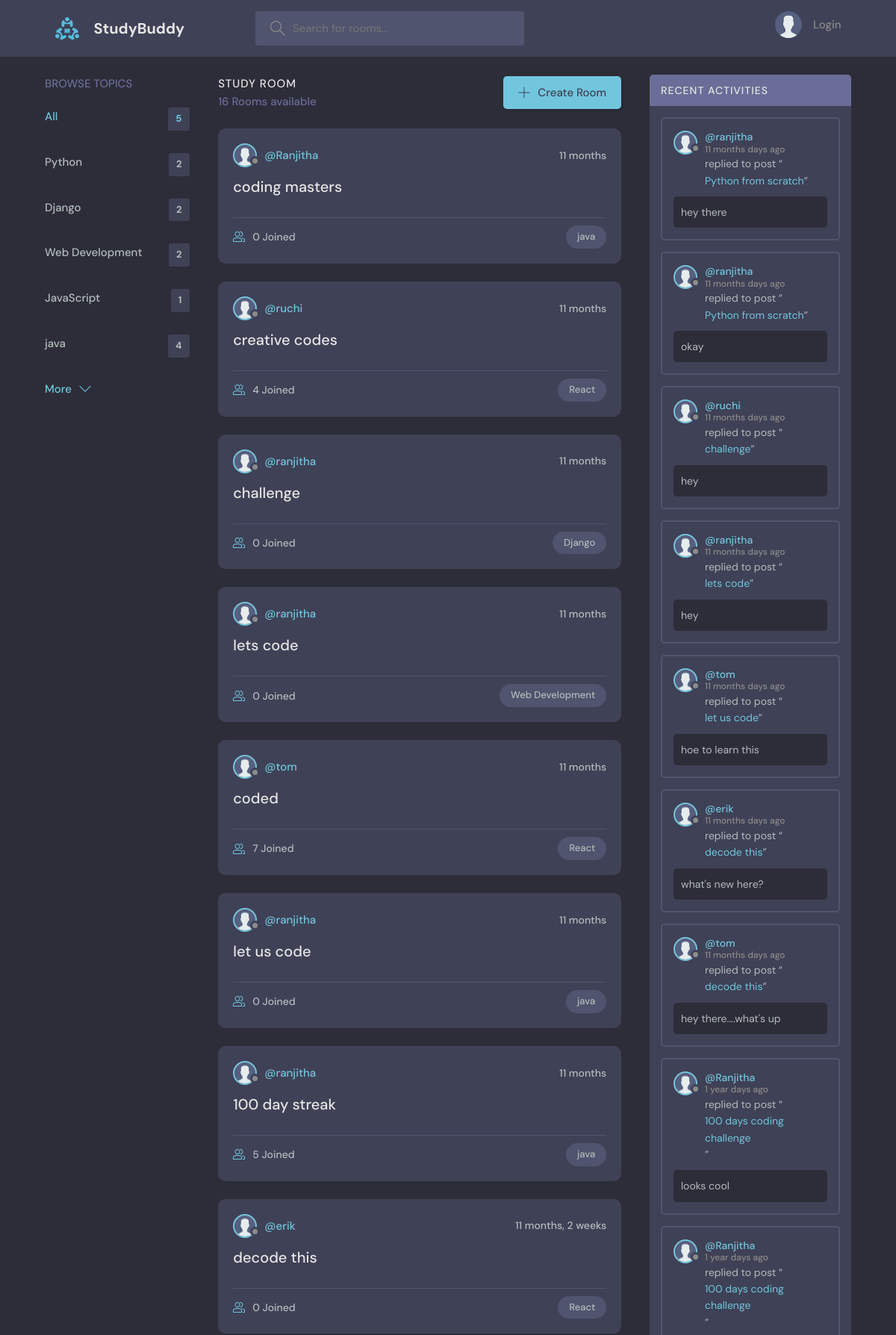
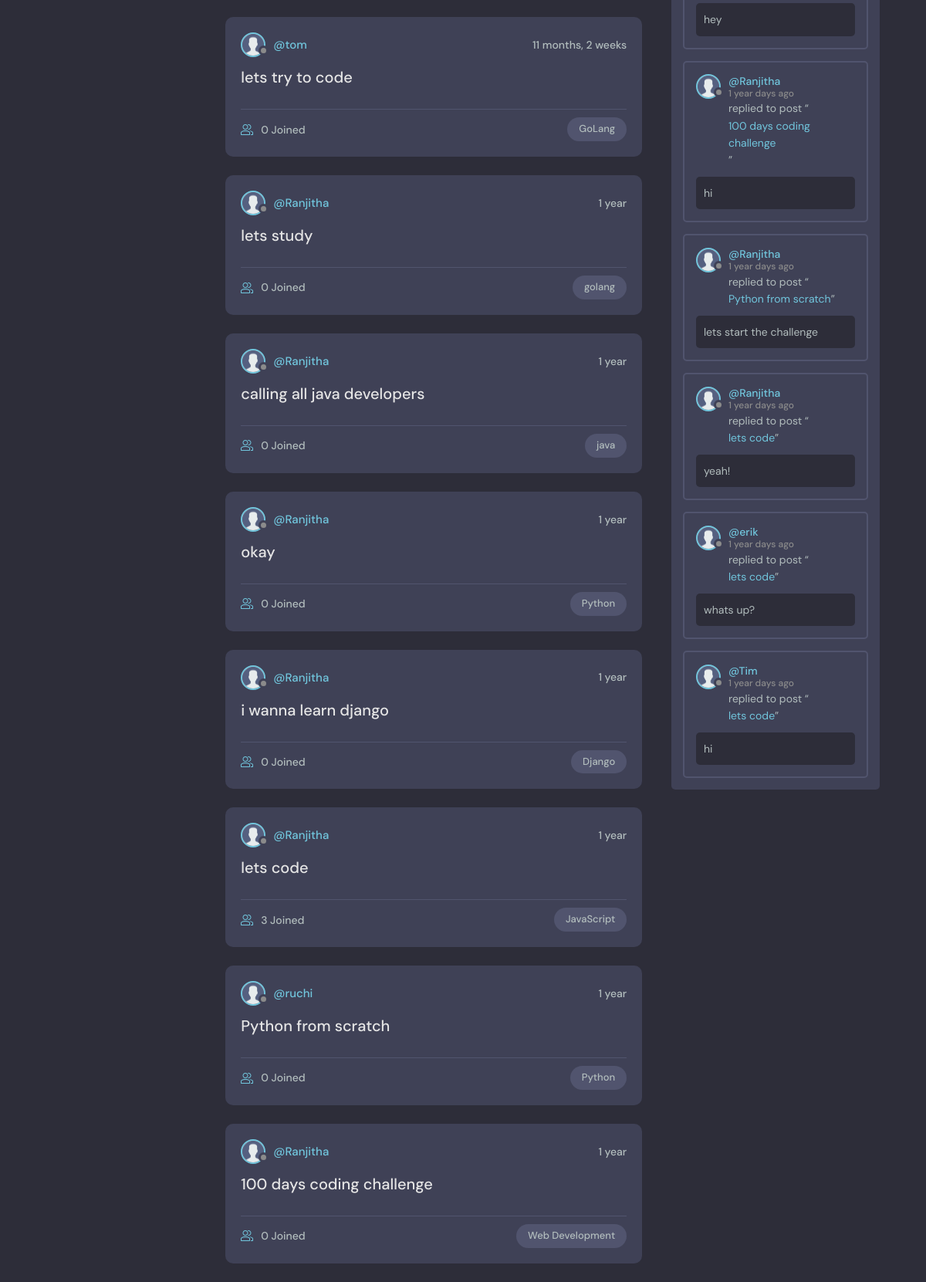
The page / on the database its author committed (2 pictures, top to bottom).
### base/models.py (models this page shows, shortened)
class Topic(models.Model):
    name=models.CharField(max_length=200)

class Room(models.Model):
    host=models.ForeignKey(User,on_delete=models.SET_NULL, null = True)
    topic=models.ForeignKey(Topic,on_delete=models.SET_NULL, null = True)
    name=models.CharField(max_length=200)
    description=models.TextField(null=True,blank = True)
    participants=models.ManyToManyField(User,related_name='participants',blank = True)
    updated=models.DateTimeField(auto_now = True)
    created=models.DateTimeField(auto_now_add = True)
    class Meta:
        ordering=['-updated', '-created']
    def __str__(self):
        return self.name

class Message(models.Model):
    user=models.ForeignKey(User,on_delete = models.CASCADE)
    room=models.ForeignKey(Room,on_delete = models.CASCADE)
    body=models.TextField()
    updated=models.DateTimeField(auto_now = True)
    created=models.DateTimeField(auto_now_add = True)
    class Meta:
        ordering=['-updated', '-created']

### base/views.py (the view)
# urls.py: path('', views.home,name="home"),
def home(request):
    q = request.GET.get('q') if request.GET.get('q') != None else ''
    rooms = Room.objects.filter(
        Q(topic__name__icontains=q)|
        Q(name__icontains=q)|
        Q(description__icontains=q))
    topics = Topic.objects.all()[0:5]
    room_messages = Message.objects.filter(Q(room__topic__name__icontains=q))
    room_count=rooms.count()
    context={'rooms':rooms,'topics':topics,'room_count':room_count,'room_messages':room_messages}
    return render(request,'base/home.html',context)

### base/templates/base/home.html (shortened to what this page needs)
{%extends 'main.html'%} {% block content %}
<main class="layout layout--3">
  <div class="container">
    {% include 'base/topics_component.html' %}
    <div class="roomList">
      <div class="roomList__header">
        <div>
          <h2>Study Room</h2>
          <p>{{room_count}} Rooms available</p>
        </div>
        <a class="btn btn--main" href="{% url 'create-room' %}">
          <svg
            version="1.1"
            xmlns="http://www.w3.org/2000/svg"
            width="32"
            height="32"
            viewBox="0 0 32 32"
          >
            <title>add</title>
            <path
              d="M16.943 0.943h-1.885v14.115h-14.115v1.885h14.115v14.115h1.885v-14.115h14.115v-1.885h-14.115v-14.115z"
            ></path>
          </svg>
          Create Room
        </a>
      </div>
      {% include 'base/feed_component.html' %}
    </div>
    {% include 'base/activity_component.html' %}
  </div>
</main>
{% endblock %}

### base/templates/base/topics_component.html
<div class="topics">
  <div class="topics__header">
    <h2>Browse Topics</h2>
  </div>
  <ul class="topics__list">
    <li>
      <a href="{% url 'home'%}" class="active"
        >All <span>{{topics.count}}</span></a
      >
    </li>
    {%for topic in topics%}
    <li>
      <a href="{%url 'home' %}?q={{topic.name}}"
        >{{topic.name}}<span>{{topic.room_set.all.count}}</span></a
      >
    </li>
    {%endfor%}
  </ul>
  <a class="btn btn--link" href="{% url 'topics' %}">
    More
    <svg
      version="1.1"
      xmlns="http://www.w3.org/2000/svg"
      width="32"
      height="32"
      viewBox="0 0 32 32"
    >
      <title>chevron-down</title>
      <path d="M16 21l-13-13h-3l16 16 16-16h-3l-13 13z"></path>
    </svg>
  </a>
</div>

### base/templates/base/feed_component.html (shortened to what this page needs)
{% for room in rooms %}
<div class="roomListRoom">
  <div class="roomListRoom__header">
    <a
      href="{% url 'user-profile' room.host.id %}"
      class="roomListRoom__author"
    >
      <div class="avatar avatar--small">
        <img
        />
      </div>
      <span>@{{room.host.username}}</span>
    </a>
    <div class="roomListRoom__actions">
      <span>{{room.created|timesince}}</span>
    </div>
  </div>
  <div class="roomListRoom__content">
    <a href="{% url 'room' room.id %}">{{room.name}}</a>
  </div>
  <div class="roomListRoom__meta">
    <a href="{% url 'room' room.id %}" class="roomListRoom__joined">
      {{room.participants.all.count}} Joined
    </a>
    <p class="roomListRoom__topic">{{room.topic.name}}</p>
  </div>
</div>
{% endfor %}

### base/templates/base/activity_component.html (shortened to what this page needs)
<div class="activities">
  <div class="activities__header">
    <h2>Recent Activities</h2>
  </div>
  {% for message in room_messages %}
  <div class="activities__box">
    <div class="activities__boxHeader roomListRoom__header">
      <a
        href="{% url 'user-profile' message.user.id %}"
        class="roomListRoom__author"
      >
        <div class="avatar avatar--small">
          <img
          />
        </div>
        <p>
          @{{message.user}}
          <span>{{message.created | timesince}} days ago</span>
        </p>
      </a>
    </div>
    <div class="activities__boxContent">
      <p>
        replied to post “<a href="{% url 'room' message.room.id %}"
          >{{message.room}}</a
        >”
      </p>
      <div class="activities__boxRoomContent">{{message.body}}</div>
    </div>
  </div>
  {%endfor%}
</div>

### rows shown on the page
Topic: name "Python", room_set.all.count "2"
Topic: name "Django", room_set.all.count "2"
Topic: name "Web Development", room_set.all.count "2"
Topic: name "JavaScript", room_set.all.count "1"
Topic: name "java", room_set.all.count "4"
Room: host.username "Ranjitha", created "11 months", name "coding masters", participants.all.count "0", topic.name "java"
Room: host.username "ruchi", created "11 months", name "creative codes", participants.all.count "4", topic.name "React"
Room: host.username "ranjitha", created "11 months", name "challenge", participants.all.count "0", topic.name "Django"
Room: host.username "ranjitha", created "11 months", name "lets code", participants.all.count "0", topic.name "Web Development"
Room: host.username "tom", created "11 months", name "coded", participants.all.count "7", topic.name "React"
Room: host.username "ranjitha", created "11 months", name "let us code", participants.all.count "0", topic.name "java"
Room: host.username "ranjitha", created "11 months", name "100 day streak", participants.all.count "5", topic.name "java"
Room: host.username "erik", created "11 months, 2 weeks", name "decode this", participants.all.count "0", topic.name "React"
Room: host.username "tom", created "11 months, 2 weeks", name "lets try to code", participants.all.count "0", topic.name "GoLang"
Room: host.username "Ranjitha", created "1 year", name "lets study", participants.all.count "0", topic.name "golang"
Room: host.username "Ranjitha", created "1 year", name "calling all java developers", participants.all.count "0", topic.name "java"
Room: host.username "Ranjitha", created "1 year", name "okay", participants.all.count "0", topic.name "Python"
Room: host.username "Ranjitha", created "1 year", name "i wanna learn django", participants.all.count "0", topic.name "Django"
Room: host.username "Ranjitha", created "1 year", name "lets code", participants.all.count "3", topic.name "JavaScript"
Room: host.username "ruchi", created "1 year", name "Python from scratch", participants.all.count "0", topic.name "Python"
Room: host.username "Ranjitha", created "1 year", name "100 days coding challenge", participants.all.count "0", topic.name "Web Development"
Message: user "ranjitha", created "11 months", room "Python from scratch", body "hey there"
Message: user "ranjitha", created "11 months", room "Python from scratch", body "okay"
Message: user "ruchi", created "11 months", room "challenge", body "hey"
Message: user "ranjitha", created "11 months", room "lets code", body "hey"
Message: user "tom", created "11 months", room "let us code", body "hoe to learn this"
Message: user "erik", created "11 months", room "decode this", body "what's new here?"
Message: user "tom", created "11 months", room "decode this", body "hey there....what's up"
Message: user "Ranjitha", created "1 year", room "100 days coding challenge", body "looks cool"
Message: user "Ranjitha", created "1 year", room "100 days coding challenge", body "hey"
Message: user "Ranjitha", created "1 year", room "100 days coding challenge", body "hi"
Message: user "Ranjitha", created "1 year", room "Python from scratch", body "lets start the challenge"
Message: user "Ranjitha", created "1 year", room "lets code", body "yeah!"
Message: user "erik", created "1 year", room "lets code", body "whats up?"
Message: user "Tim", created "1 year", room "lets code", body "hi"

### other values the page prints
{{ topics.count }} "5"
{{ room_count }} "16"
